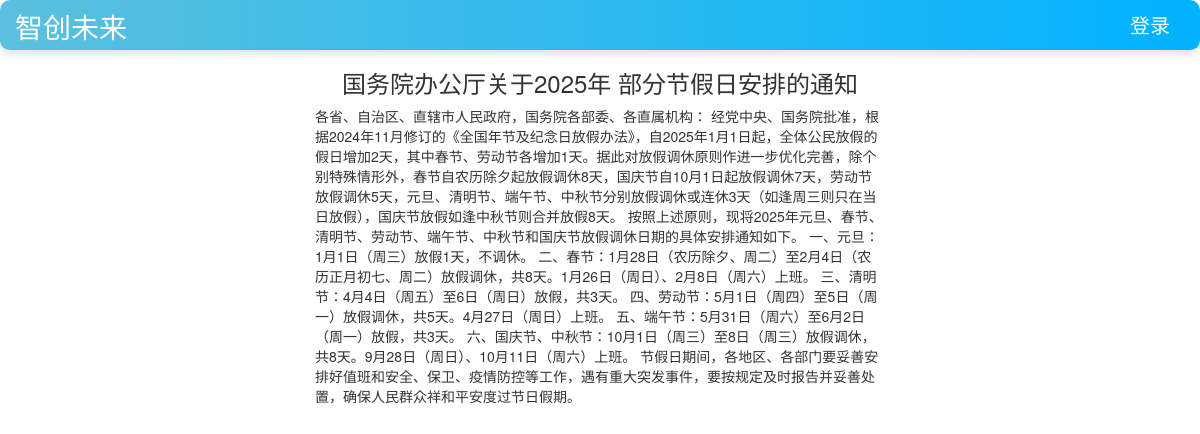
/notice/notice/6, run on the app's committed database.
### notice/models.py (models this page shows)
class Notice(models.Model):
    title = models.CharField(max_length=100,verbose_name="标题")
    author = models.ForeignKey(User, on_delete=models.DO_NOTHING, verbose_name="发表人", null=True)
    created_time = models.DateField(auto_now_add=True, verbose_name="发布时间")
    content = models.TextField(verbose_name="内容")
    class Meta:
        ordering = ['-created_time']

### notice/views.py (the view)
# urls.py: path('notice/', include('notice.urls')),
def notice(request, notice_pk):
    notice = Notice.objects.filter(pk=notice_pk)
    context = {}
    context['notice'] = notice
    return render(request, 'notice.html', context)

### notice/templates/notice.html (shortened to what this page needs)
{% extends 'base.html' %}
{% block content %}
{%for n in notice%}
<h3 class="text-center">{{n.title}}</h3>
<p class="col-xs-6 col-xs-offset-3">{{n.content}}</p>
{% endfor %}
{% endblock %}

### static/home.css (style rules this page uses)
* { margin: 0; padding: 0; }
body { margin-top: 70px!important; }

### data on the page
Notice: title "国务院办公厅关于2025年 部分节假日安排的通知", content "各省、自治区、直辖市人民政府，国务院各部委、各直属机构： 经党中央、国务院批准，根据2024年11月修订的《全国年节及纪念日放假办法》，自2025年1月1日起，全体公民放假的假日增加2天，其中春节、劳动节各增加1天。据此对放假调休原则作进一步优化完善，除个别特殊情形外，春节自农历除夕起放假调休8天，国庆节自10月1日起放假调休7天，劳动节放假调休5天，元旦、清明节、端午节、中秋节分别放假调休或连休3天（如逢周三则只在当日放假），国庆节放假如逢中秋节则合并放假8天。 按照上述原则，现将2025年元旦、春节、清明节、劳动节、端午节、中秋节和国庆节放假调休日期的具体安排通知如下。 一、元旦：1月1日（周三）放假1天，不调休。 二、春节：1月28日（农历除夕、周二）至2月4日（农历正月初七、周二）放假调休，共8天。1月26日（周日）、2月8日（周六）上班。 三、清明节：4月4日（周五）至6日（周日）放假，共3天。 四、劳动节：5月1日（周四）至5日（周一）放假调休，共5天。4月27日（周日）上班。 五、端午节：5月31日（周六）至6月2日（周一）放假，共3天。 六、国庆节、中秋节：10月1日（周三）至8日（周三）放假调休，共8天。9月28日（周日）、10月11日（周六）上班。 节假日期间，各地区、各部门要妥善安排好值班和安全、保卫、疫情防控等工作，遇有重大突发事件，要按规定及时报告并妥善处置，确保人民群众祥和平安度过节日假期。"
